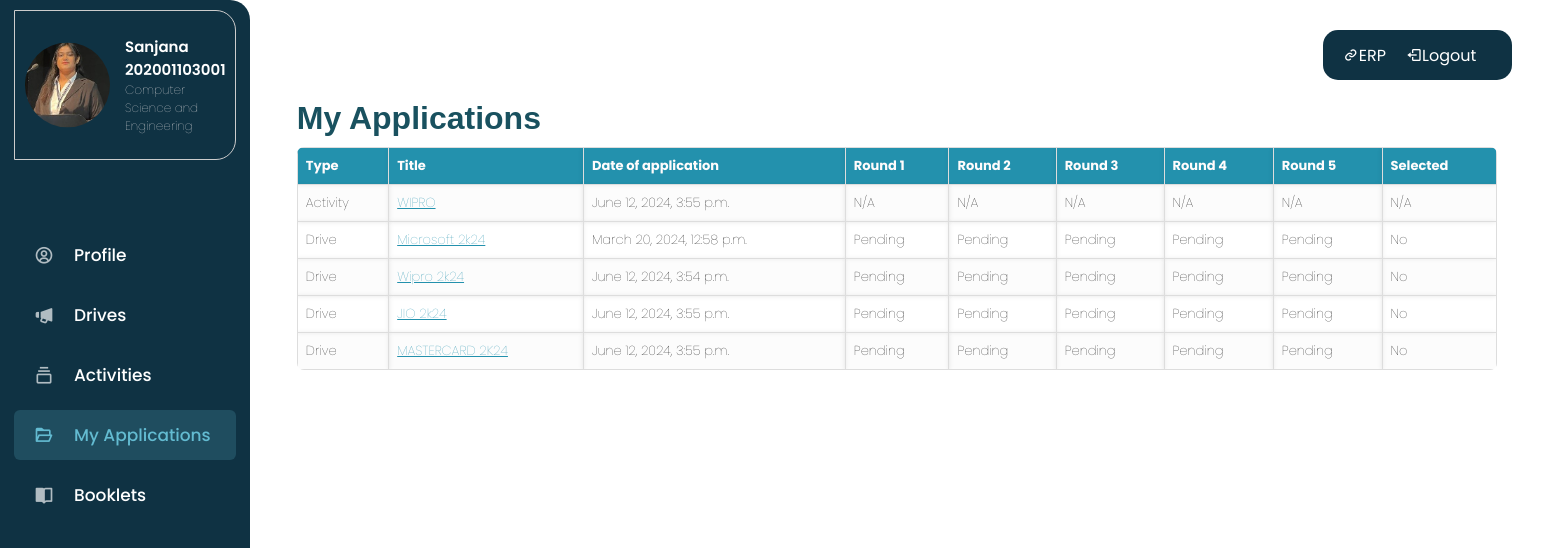
Before: /my_applications/202001103001/ (signed in) with the older database file.
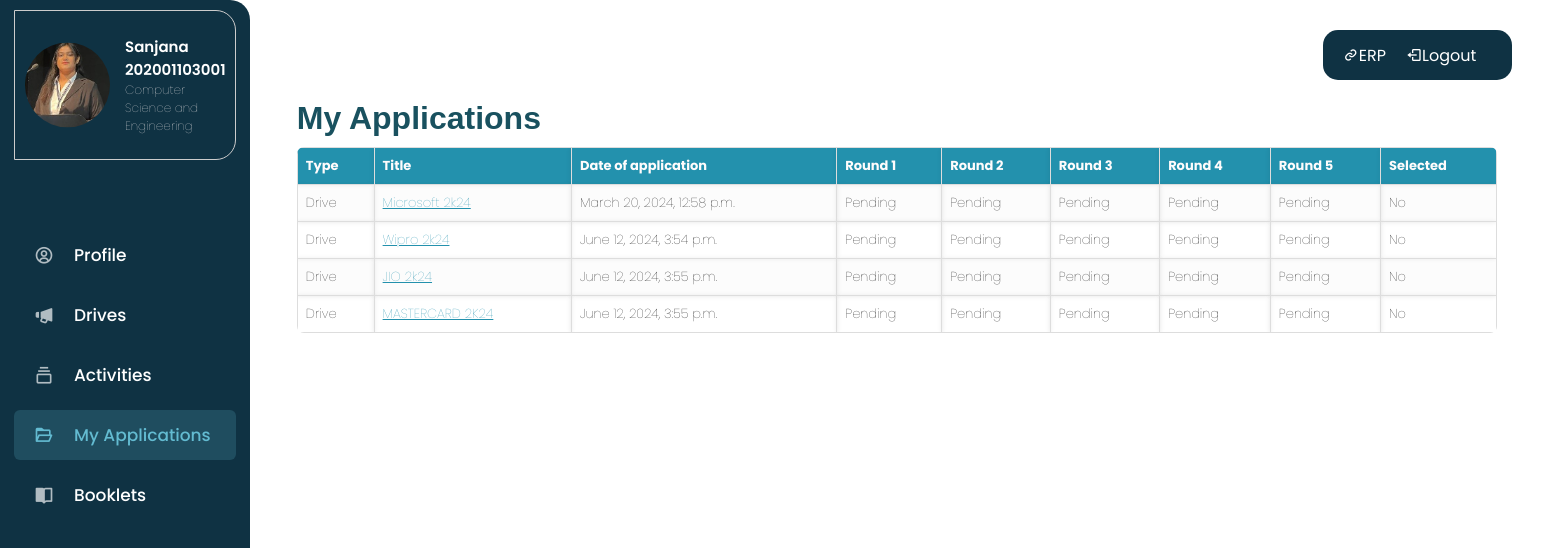
After: the same page with the newer database file.
### users/models.py (models this page shows, shortened)
class ActivityApplication(models.Model):
    activity= models.ForeignKey(Activity, on_delete=models.CASCADE)  # Notice the student applied for
    student = models.ForeignKey(Student, on_delete=models.CASCADE)  # Student applying for the notice
    applied_date = models.DateTimeField(auto_now_add=True)  # Date/time the application was submitted
    class Meta:
        unique_together = (('activity', 'student'),)  # Ensure a student can only apply for a notice once

class DriveApplication(models.Model):
    drive= models.ForeignKey(Drive, on_delete=models.CASCADE)  # Notice the student applied for
    student = models.ForeignKey(Student, on_delete=models.CASCADE)  # Student applying for the notice
    applied_date = models.DateTimeField(auto_now_add=True)  # Date/time the application was submitted
    round1 = models.BooleanField(default=False)  # Round 1 completed or not
    round2 = models.BooleanField(default=False)  # Round 2 completed or not
    round3 = models.BooleanField(default=False)  # Round 3 completed or not
    round4 = models.BooleanField(default=False)  # Round 4 completed or not
    round5 = models.BooleanField(default=False)  # Round 5 completed or not
    selected = models.BooleanField(default=False)  # Whether the student is selected
    class Meta:
        unique_together = (('drive', 'student'),)

### notices/models.py (models this page shows, shortened)
class Activity(models.Model):
    ACTIVITY_STATUS_CHOICES = [
        ('Terminated', 'Terminated'),
        ('Active', 'Active'),
        ('Upcoming', 'Upcoming'),
    ]
    Reference_no = models.CharField(max_length=100)
    activity_id = models.AutoField(primary_key=True)
    title = models.CharField(max_length=100)
    company_logo = models.ImageField(null=True,blank=True,upload_to='logos/')
    company_name = models.CharField(max_length=255)
    industry_type = models.CharField(max_length=255)
    activity_date = models.DateField()
    department = models.ManyToManyField(Department)
    content = models.TextField()
    creation_date = models.DateTimeField(auto_now_add=True)
    activity_status = models.CharField(max_length=10, choices=ACTIVITY_STATUS_CHOICES, default='Upcoming')
    class Meta:
        ordering = ['creation_date']

class Drive(models.Model):
    DRIVE_STATUS_CHOICES = [
        ('Terminated', 'Terminated'),
        ('Active', 'Active'),
        ('Upcoming', 'Upcoming'),
    ]
    Reference_no = models.CharField(max_length=100)
    title = models.CharField(max_length=100)
    company_name = models.CharField(max_length=30)
    company_logo = models.ImageField(null=True,blank=True,upload_to='logos/')
    date = models.DateField()
    application_last_date = models.DateField(default='2002-12-02')
    content = models.TextField()
    Bond = models.CharField(max_length=50)
    industry_type = models.CharField(max_length=50)
    department = models.ManyToManyField(Department)
    job_role = models.CharField(max_length=50)
    job_location = models.CharField(max_length=50)
    job_eligibility = models.TextField()
    job_description = models.TextField()
    job_CTC = models.CharField(max_length=50)
    creation_date = models.DateTimeField(auto_now_add=True)
    drive_id = models.AutoField(primary_key=True)
    application_link = models.CharField(max_length=100,null=True,blank=True)
    resume_link = models.CharField(max_length=200, blank=True)
    num_rounds = models.IntegerField(default=1, verbose_name='Number of Rounds')
    round1 = models.CharField(max_length=100, blank=True, null=True, verbose_name='Round 1 Name',default ='Round 1')
    round2 = models.CharField(max_length=100, blank=True, null=True, verbose_name='Round 2 Name')
    round3 = models.CharField(max_length=100, blank=True, null=True, verbose_name='Round 3 Name')
    round4 = models.CharField(max_length=100, blank=True, null=True, verbose_name='Round 4 Name')
    round5 = models.CharField(max_length=100, blank=True, null=True, verbose_name='Round 5 Name')
    drive_status = models.CharField(max_length=10, choices=DRIVE_STATUS_CHOICES, default='Upcoming')
    class Meta:
        ordering = ['creation_date']

### users/views.py (the view)
# urls.py: path('my_applications/<int:student_prn>/', views.my_applications, name='my_applications'),
@login_required
def my_applications(request, student_prn):
    student = get_object_or_404(Student, PRN=student_prn)
    applied_drives = DriveApplication.objects.filter(student=student)
    drive_applications = []
    for application in applied_drives:
        round_info = {
            'drive': application.drive,
            'applied_date': application.applied_date,  # Include applied_date in context
            'round1': application.round1,
            'round2': application.round2,
            'round3': application.round3,
            'round4': application.round4,
            'round5': application.round5,
            'selected': application.selected,
        }
        drive_applications.append(round_info)
    applied_activities = ActivityApplication.objects.filter(student=student)
    context = {
        'drive_applications': drive_applications,
        'applied_activities': applied_activities,
        'student': student
    }
    if (request.user.user_type == 'Coordinator' or request.user.user_type == 'TNP-Office') \
        or (request.user.student.PRN == student_prn):
        return render(request, 'my_applications.html', context)
    else:
        return render(request, 'dashboard.html')  # Render appropriate dashboard template

### notices/context_processors.py (called while the page is built)
def sidebar_profile(request):
    user_profile = None
    if request.user.is_authenticated:
        if request.user.user_type == 'Coordinator':
            user_profile = Coordinator.objects.get(user=request.user)
        elif request.user.user_type == 'Student':
            user_profile = Student.objects.get(user=request.user)
        elif request.user.user_type == 'TNP-Office':
            user_profile = TNPOffice.objects.get(user=request.user)
    return {'user_profile': user_profile}

### notices/models.py (called while the page is built)
    def __str__(self):
        return self.name

### users/authentication.py (called while the page is built)
    def get_user(self, user_id):
        UserModel = get_user_model()
        try:
            return UserModel.objects.get(pk=user_id)
        except UserModel.DoesNotExist:
            return None

### users/templates/my_applications.html
{% extends 'main.html' %}
{% block content %}
    {% if not applied_activities and not drive_applications %}
        <p>No applications found. <a href="{% url 'all-drives' %}">Go to drives</a></p>
    {% else %}
    <div class="application-table-container">
        {% if request.user.user_type != 'Student' %}
            <h1>Student's Applications </h1>
        {% else %}
            <h1>My Applications </h1>
        {% endif %}
        <table class="application-table">
            <tr>
                <th>Type</th>
                <th>Title</th>
                <th>Date of application</th>
                <th>Round 1</th>
                <th>Round 2</th>
                <th>Round 3</th>
                <th>Round 4</th>
                <th>Round 5</th>
                <th>Selected</th>
            </tr>
            {% for application in applied_activities %}
                <tr>
                    <td>Activity</td>
                    <td><a href="{% url 'activity' application.activity.pk %}" style="color: #2391ad;">{{ application.activity.title }}</a></td>
                    <td>{{ application.applied_date }}</td>
                    <td>N/A</td>
                    <td>N/A</td>
                    <td>N/A</td>
                    <td>N/A</td>
                    <td>N/A</td>
                    <td>N/A</td>
                </tr>
            {% endfor %}
            {% for application in drive_applications %}
                <tr>
                    <td>Drive</td>
                    <td><a href="{% url 'drive' application.drive.pk %}" style="color: #2391ad;">{{ application.drive.title }}</a></td>
                    <td>{{ application.applied_date }}</td>
                    <td>{% if application.round1 %}Completed{% else %}Pending{% endif %}</td>
                    <td>{% if application.round2 %}Completed{% else %}Pending{% endif %}</td>
                    <td>{% if application.round3 %}Completed{% else %}Pending{% endif %}</td>
                    <td>{% if application.round4 %}Completed{% else %}Pending{% endif %}</td>
                    <td>{% if application.round5 %}Completed{% else %}Pending{% endif %}</td>
                    <td>{% if application.selected %}Yes{% else %}No{% endif %}</td>
                </tr>
            {% endfor %}
        </table>
    </div>
    {% endif %}
{% endblock %}

Changed rows visible on the page:
removed ActivityApplication: activity "WIPRO", applied_date "June 12, 2024, 3:55 p.m."
